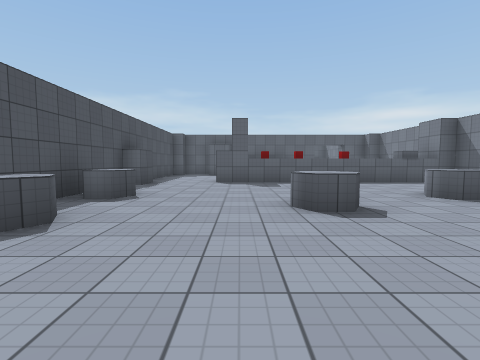
[1] (above)

18 first-person views from a walk through a scene from a Unity 3-D project. The camera is 1.3 m above the floor, tilts 4° down and sees 85° across. The floor is counted in squares, 2 m on a side. Each view is taken from the middle of a square. On the plan, view 1 faces up. The plan holds only what a view shows up to about 9 squares ahead; the rest is blank. The player is left out. Surface patterns are stand-ins for the level's own textures.

[2]
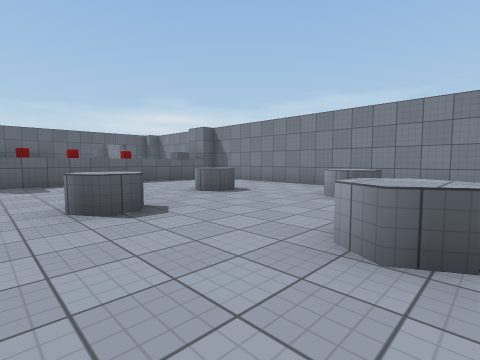

[3]
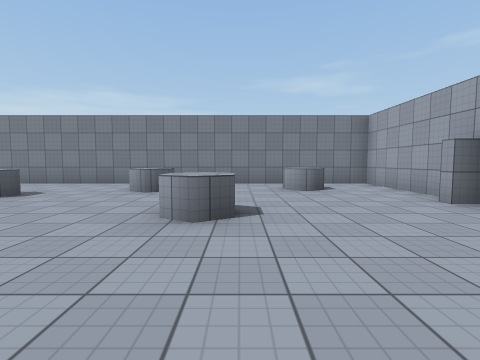

[4]
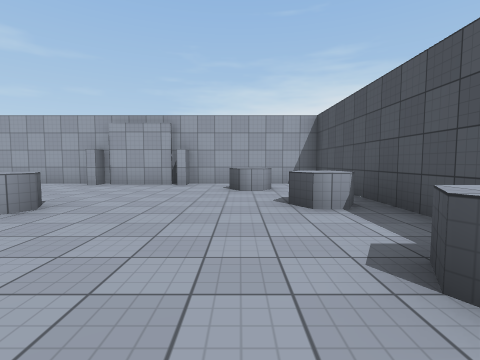

[5]
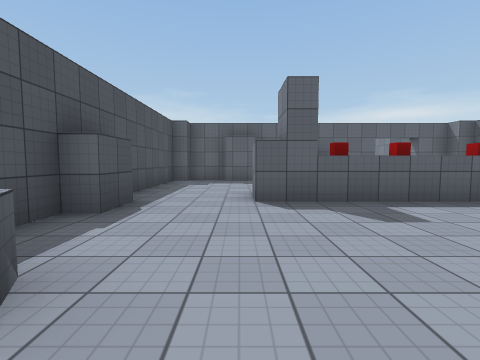

[6]
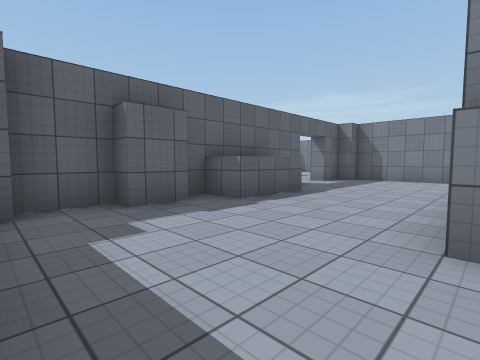

[7]
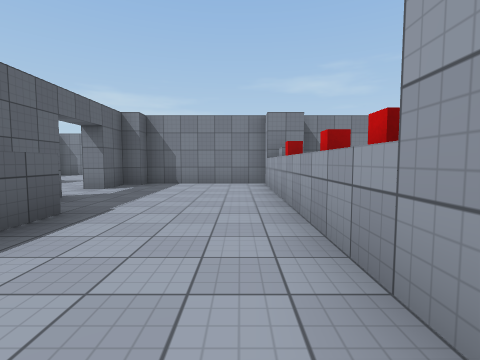

[8]
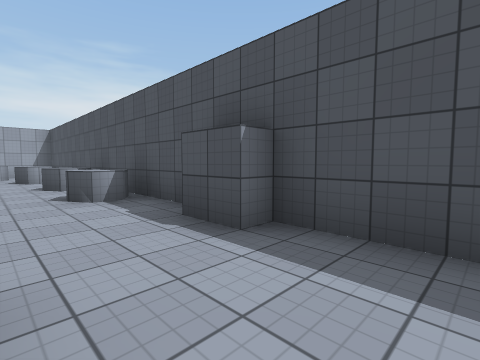

[9]
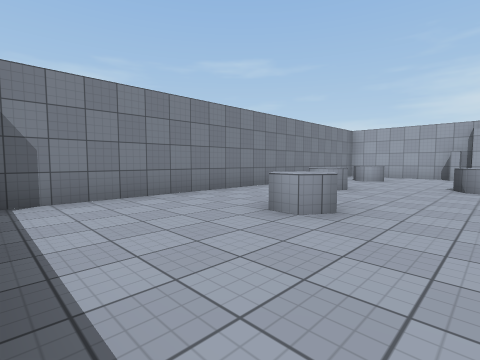

[10]
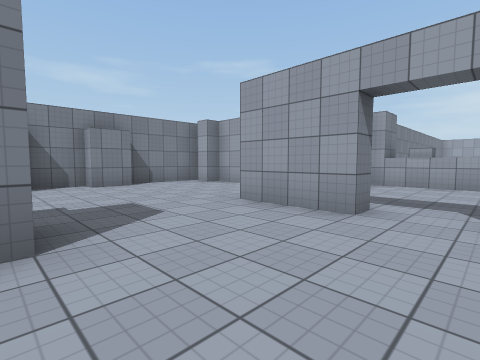

[11]
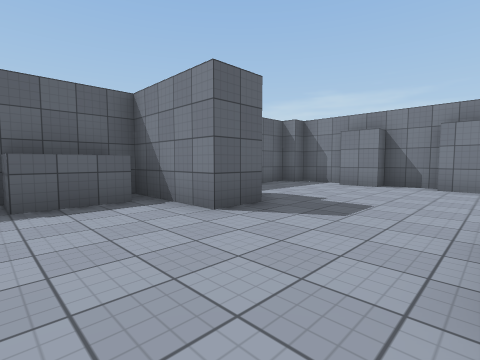

[12]
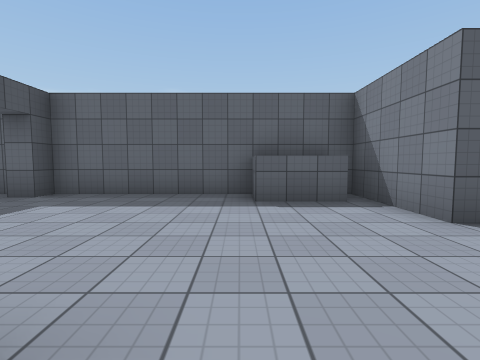

[13]
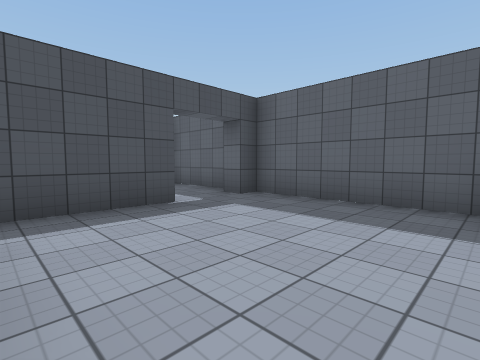

[14]
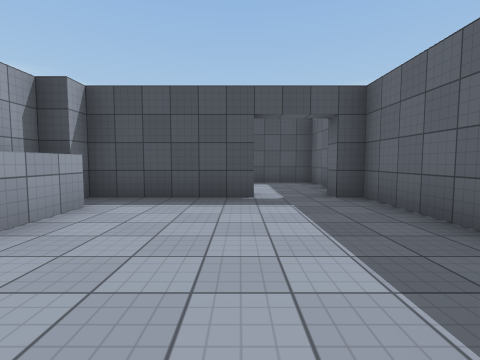

[15]
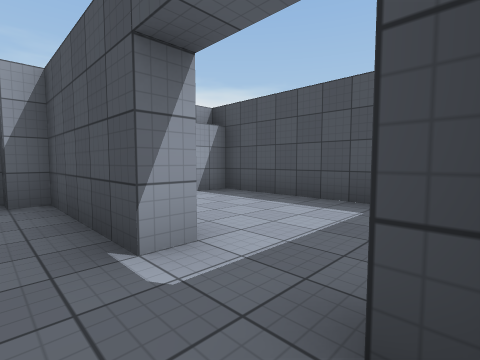

[16]
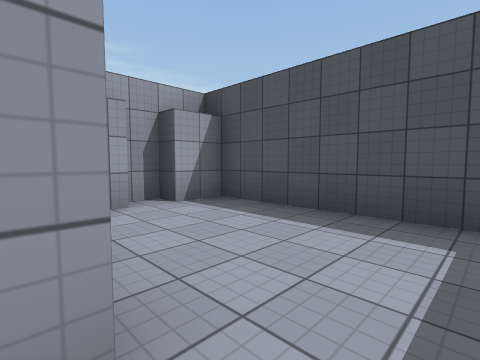

[17]
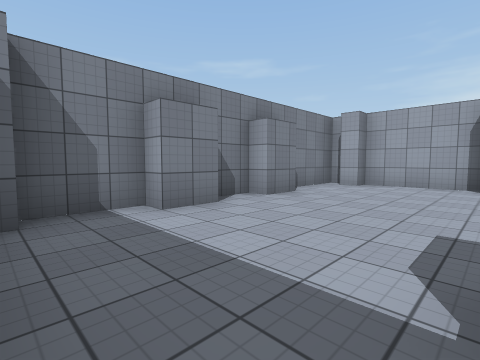

[18]
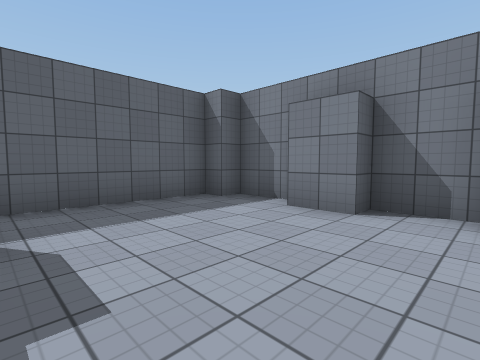

### Floor plan
Key: @ floor where view 1 was taken; # wall or solid block; x gap in a wall; . floor; ^ raised ledge; C red cube.
Columns run from 4 left of view 1 to 12 right of it. Each row starts with its distance up from view 1.
 20 #################
 19 #...#....^.#....#
 18 #..........#....#
 17 #...#......#....#
 16 #...#...........#
 15 #...#...........#
 14 ##.##.^#........#
 13 #######...##....#
 12 #..........#....#
 11 #..........######
 10 #..........#
  9 #...#CC^C^##
  8 ##.........#
  7 #..........#
  6 #..........#
  5 #x^.....^..#
  4 #....^.....#
  3 #x^........#
  2 #........^ #
  1 #.....^... #
  0 #.^.@.^....#
 -1 #........^.#
 -2 # .^.....^.#
 -3 # .........#
 -4  ###########

Where each view was taken, in squares from view 1:
view 1: 0 up, 0 right, facing up
view 2: 0 up, 0 right, facing up-right
view 3: 0 up, 1 left, facing right
view 4: 4 up, 1 left, facing down
view 5: 4 up, 1 left, facing up
view 6: 9 up, 3 left, facing up-right
view 7: 10 up, 1 left, facing right
view 8: 10 up, 1 left, facing down-left
view 9: 8 up, 2 right, facing down-right
view 10: 17 up, 4 right, facing down-right
view 11: 14 up, 4 right, facing up-right
view 12: 14 up, 4 right, facing up
view 13: 15 up, 4 right, facing up-left
view 14: 17 up, 5 right, facing left
view 15: 19 up, 1 right, facing down-left
view 16: 18 up, 0 right, facing down-left
view 17: 19 up, 8 right, facing down-right
view 18: 15 up, 8 right, facing up-right
